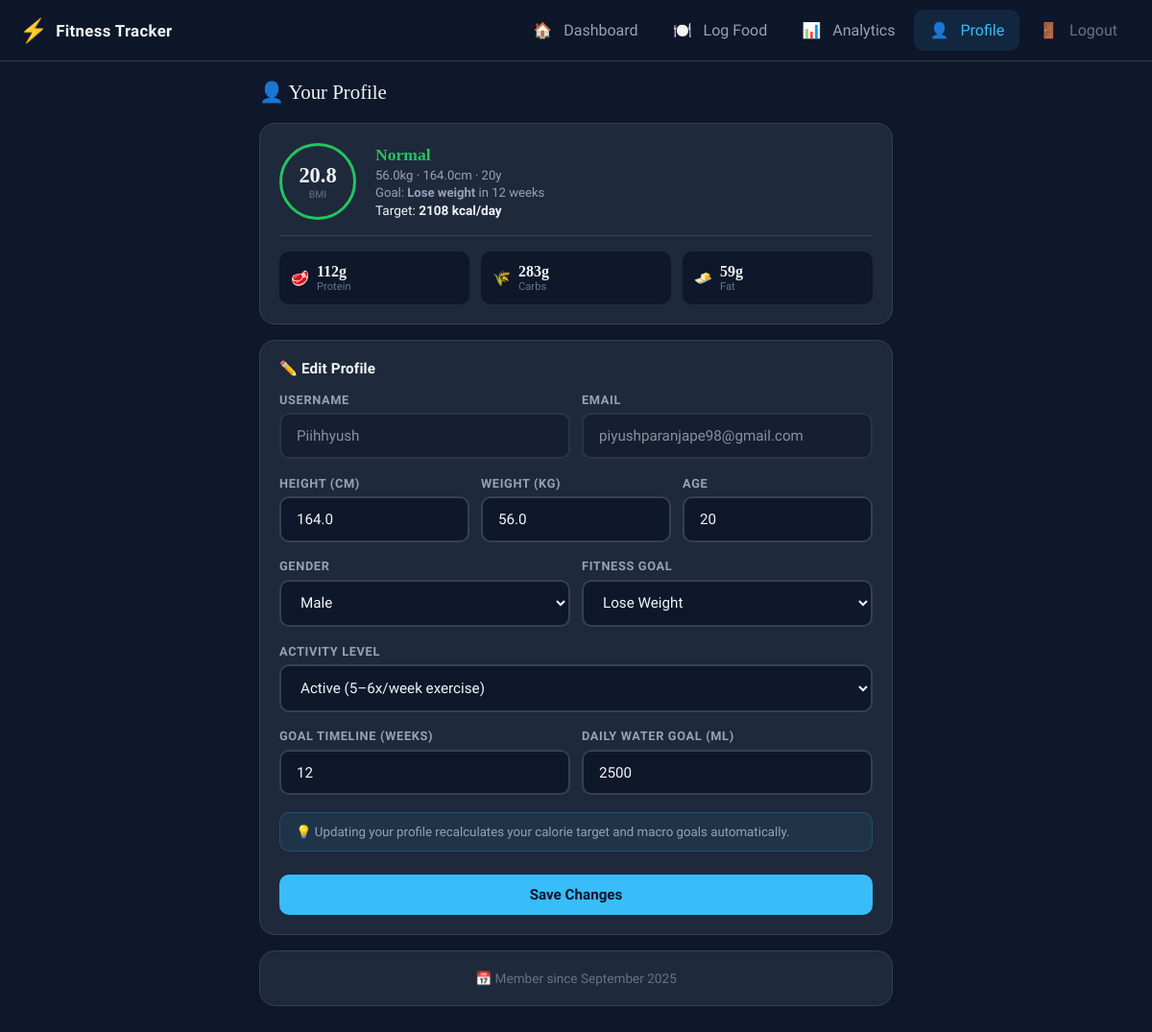
The app's page /profile (signed in) with its own data.
### app.py (models this page shows)
class User(db.Model, UserMixin):
    id               = db.Column(db.Integer, primary_key=True)
    username         = db.Column(db.String(80), unique=True, nullable=False)
    email            = db.Column(db.String(120), unique=True, nullable=False)
    password_hash    = db.Column(db.String(120), nullable=False)
    height           = db.Column(db.Float)
    weight           = db.Column(db.Float)
    age              = db.Column(db.Integer)
    gender           = db.Column(db.String(10), default='male')
    goal             = db.Column(db.String(20))
    activity_level   = db.Column(db.String(20), default='moderate')
    target_calories  = db.Column(db.Integer)
    water_goal_ml    = db.Column(db.Integer, default=2500)
    target_protein   = db.Column(db.Float, default=0)
    target_carbs     = db.Column(db.Float, default=0)
    target_fat       = db.Column(db.Float, default=0)
    goal_weeks       = db.Column(db.Integer, default=12)
    onboarded        = db.Column(db.Boolean, default=False)
    created_at       = db.Column(db.DateTime, default=datetime.utcnow)
    food_logs        = db.relationship('FoodLog', backref='user', lazy=True)
    water_logs       = db.relationship('WaterLog', backref='user', lazy=True)

### app.py (the view, shortened to what this page needs)
@app.route('/profile', methods=['GET', 'POST'])
@login_required
def profile():
    user = current_user
    bmi, bmi_cat = bmi_info(user.weight or 70, user.height or 170)
    if not user.target_protein:
        p, c, f = calculate_macro_targets(user.target_calories or 2000, user.goal or 'maintain', user.weight or 70)
        user.target_protein, user.target_carbs, user.target_fat = p, c, f
        db.session.commit()
    return render_template('profile.html', user=user, bmi=bmi, bmi_cat=bmi_cat)

### app.py (called while the page is built)
@login_manager.user_loader
def load_user(user_id):
    return User.query.get(int(user_id))

def bmi_info(weight, height):
    bmi = weight / ((height / 100) ** 2)
    if bmi < 18.5:   cat = 'Underweight'
    elif bmi < 25:   cat = 'Normal'
    elif bmi < 30:   cat = 'Overweight'
    else:            cat = 'Obese'
    return round(bmi, 1), cat

### templates/profile.html (shortened to what this page needs)
{% extends "base.html" %}
{% block content %}
<div class="profile-page">
    <div class="page-header">
        <h1 class="page-title">👤 Your Profile</h1>
    </div>
    <div class="card bmi-card">
        <div class="bmi-display">
            <div class="bmi-circle {{ 'bmi-good' if bmi_cat == 'Normal' else 'bmi-warn' }}">
                <span class="bmi-number">{{ bmi }}</span>
                <span class="bmi-label-sm">BMI</span>
            </div>
            <div class="bmi-info">
                <h3 class="bmi-cat {{ 'bmi-good' if bmi_cat == 'Normal' else 'bmi-warn' }}">{{ bmi_cat }}</h3>
                <p class="bmi-detail">{{ user.weight }}kg · {{ user.height }}cm · {{ user.age }}y</p>
                <p class="bmi-goal-text">Goal: <strong>{{ user.goal|title }} weight</strong> in {{ user.goal_weeks or 12 }} weeks</p>
                <p class="bmi-cals">Target: <strong>{{ user.target_calories }} kcal/day</strong></p>
            </div>
        </div>
        <div class="profile-macros">
            <div class="pm-chip"><span>🥩</span><div><div class="pm-val">{{ "%.0f"|format(user.target_protein or 0) }}g</div><div class="pm-label">Protein</div></div></div>
            <div class="pm-chip"><span>🌾</span><div><div class="pm-val">{{ "%.0f"|format(user.target_carbs or 0) }}g</div><div class="pm-label">Carbs</div></div></div>
            <div class="pm-chip"><span>🧈</span><div><div class="pm-val">{{ "%.0f"|format(user.target_fat or 0) }}g</div><div class="pm-label">Fat</div></div></div>
        </div>
    </div>
    <div class="card">
        <h3 class="card-title">✏️ Edit Profile</h3>
        <form method="POST">
            <div class="form-row-2">
                <div class="form-group">
                    <label class="form-label">Username</label>
                    <input type="text" value="{{ user.username }}" disabled class="input-disabled">
                </div>
                <div class="form-group">
                    <label class="form-label">Email</label>
                    <input type="text" value="{{ user.email }}" disabled class="input-disabled">
                </div>
            </div>
            <div class="form-row-3">
                <div class="form-group">
                    <label class="form-label">Height (cm)</label>
                    <input type="number" name="height" value="{{ user.height }}" min="100" max="250" required>
                </div>
                <div class="form-group">
                    <label class="form-label">Weight (kg)</label>
                    <input type="number" name="weight" value="{{ user.weight }}" min="30" max="300" step="0.1" required>
                </div>
                <div class="form-group">
                    <label class="form-label">Age</label>
                    <input type="number" name="age" value="{{ user.age }}" min="10" max="120" required>
                </div>
            </div>
            <div class="form-row-2">
                <div class="form-group">
                    <label class="form-label">Gender</label>
                    <select name="gender">
                        <option value="male"   {% if user.gender == 'male'   %}selected{% endif %}>Male</option>
                    </select>
                </div>
                <div class="form-group">
                    <label class="form-label">Fitness Goal</label>
                    <select name="goal">
                        <option value="lose"     {% if user.goal == 'lose'     %}selected{% endif %}>Lose Weight</option>
                    </select>
                </div>
            </div>
            <div class="form-group">
                <label class="form-label">Activity Level</label>
                <select name="activity_level">
                    <option value="active"      {% if user.activity_level == 'active'      %}selected{% endif %}>Active (5–6x/week exercise)</option>
                </select>
            </div>
            <div class="form-row-2">
                <div class="form-group">
                    <label class="form-label">Goal Timeline (weeks)</label>
                    <input type="number" name="goal_weeks" value="{{ user.goal_weeks or 12 }}" min="2" max="104">
                </div>
                <div class="form-group">
                    <label class="form-label">Daily Water Goal (ml)</label>
                    <input type="number" name="water_goal_ml" value="{{ user.water_goal_ml or 2500 }}" min="500" max="5000" step="100">
                </div>
            </div>
            <div class="profile-note">
                💡 Updating your profile recalculates your calorie target and macro goals automatically.
            </div>
            <button type="submit" class="btn btn-primary btn-full">Save Changes</button>
        </form>
    </div>
    <div class="card member-card">
        <span>📅 Member since {{ user.created_at.strftime('%B %Y') }}</span>
    </div>
</div>
{% endblock %}

### static/css/style.css (style rules this page uses)
:root { --bg: #0f172a; --bg2: #1e293b; --bg3: #334155; --card: #1e293b; --border: #334155; --text: #f1f5f9; --text2: #94a3b8; --text3: #64748b; --accent: #38bdf8; --accent2: #818cf8; --green: #22c55e; --orange: #f97316; --red: #ef4444; --water: #38bdf8; --protein: #38bdf8; --carbs: #a78bfa; --fat: #fb923c; --radius: 16px; --radius-sm: 10px; --shadow: 0 4px 24px rgba(0,0,0,0.35); --nav-h: 64px; --font-head: 'Playfair Display', serif; --font-body: 'Plus Jakarta Sans', sans-serif; }
*, *::before, *::after { box-sizing: border-box; margin: 0; padding: 0; }
html { scroll-behavior: smooth; }
body { font-family: var(--font-body); background: var(--bg); color: var(--text); min-height: 100vh; -webkit-font-smoothing: antialiased; }
button { font-family: var(--font-body); cursor: pointer; }
input, select, textarea { font-family: var(--font-body); }
.card { background:var(--card); border:1px solid var(--border); border-radius:var(--radius); padding:1.25rem; margin-bottom:1rem; }
.card-title { font-family:'Plus Jakarta Sans', sans-serif; font-size:.95rem; font-weight:600; margin-bottom:1rem; letter-spacing:0.01em; }
.btn { display:inline-flex; align-items:center; justify-content:center; gap:.4rem; padding:.75rem 1.5rem; border-radius:var(--radius-sm); font-size:.95rem; font-weight:700; border:none; cursor:pointer; transition:all .2s; white-space:nowrap; }
.btn-primary { background:var(--accent); color:#0f172a; }
.btn-full { width:100%; margin-top:.5rem; }
.form-group { margin-bottom:1.1rem; }
.form-label { display:block; font-size:.8rem; font-weight:600; color:var(--text2); margin-bottom:.4rem; text-transform:uppercase; letter-spacing:.05em; }
.form-group input, .form-group select { width:100%; background:var(--bg); border:2px solid var(--border); color:var(--text); border-radius:var(--radius-sm); padding:.8rem 1rem; font-size:.95rem; transition:border-color .2s; }
.input-disabled { opacity:.5; cursor:not-allowed !important; }
.form-row-2 { display:grid; grid-template-columns:1fr 1fr; gap:.75rem; }
.form-row-3 { display:grid; grid-template-columns:1fr 1fr 1fr; gap:.75rem; }
.page-header { display:flex; align-items:center; gap:1rem; margin-bottom:1.25rem; }
.page-title { font-family:'Libre Baskerville', serif; font-size:1.3rem; font-weight:400; }
.bmi-display { display:flex; align-items:center; gap:1.25rem; margin-bottom:1rem; }
.bmi-circle { width:80px; height:80px; border-radius:50%; display:flex; flex-direction:column; align-items:center; justify-content:center; border:3px solid; flex-shrink:0; }
.bmi-circle.bmi-good { border-color:var(--green); }
.bmi-number { font-family:var(--font-head); font-size:1.4rem; font-weight:800; }
.bmi-label-sm { font-size:.65rem; color:var(--text3); }
.bmi-cat { font-family:var(--font-head); font-size:1.1rem; font-weight:700; }
.bmi-cat.bmi-good { color:var(--green); }
.bmi-detail { font-size:.82rem; color:var(--text2); margin:.2rem 0; }
.bmi-goal-text { font-size:.82rem; color:var(--text2); }
.bmi-cals { font-size:.85rem; color:var(--text); margin-top:.2rem; }
.profile-macros { display:flex; gap:.75rem; margin-top:1rem; padding-top:1rem; border-top:1px solid var(--border); }
.pm-chip { flex:1; background:var(--bg); border-radius:var(--radius-sm); padding:.75rem; display:flex; align-items:center; gap:.5rem; font-size:.95rem; }
.pm-val { font-family:var(--font-head); font-weight:700; font-size:1rem; }
.pm-label { font-size:.7rem; color:var(--text3); }
.profile-note { background:rgba(56,189,248,.07); border:1px solid rgba(56,189,248,.2); border-radius:var(--radius-sm); padding:.75rem 1rem; font-size:.83rem; color:var(--text2); margin-bottom:1rem; }
.member-card { text-align:center; color:var(--text3); font-size:.85rem; }

### records on screen
User: weight "56.0", height "164.0", age "20", goal "Lose", goal_weeks "12", target_calories "2108", target_protein "112", target_carbs "283", target_fat "59", username "Piihhyush", email "piyushparanjape98@gmail.com", gender "Male", goal "Lose Weight", activity_level "Active (5–6x/week exercise)", water_goal_ml "2500", created_at "September 2025"

### other values on screen
{{ bmi }} "20.8"
{{ bmi_cat }} "Normal"
